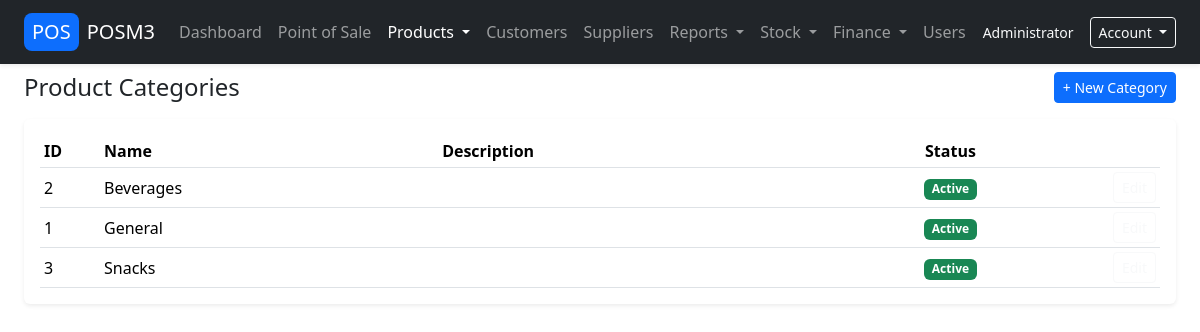
/public/product_categories_list.php (signed in), run on the app's committed database.
### tables this page shows
CREATE TABLE product_categories (
  id          INT UNSIGNED AUTO_INCREMENT PRIMARY KEY,
  name        VARCHAR(100) NOT NULL,
  description VARCHAR(255) NULL,
  is_active   TINYINT(1) NOT NULL DEFAULT 1,
  UNIQUE KEY uq_product_categories_name (name)
);

### public/product_categories_list.php (the view, shortened to what this page needs)
<?php
$pdo = db();
$stmt = $pdo->query("
    SELECT
        id,
        name,
        description,
        is_active
    FROM product_categories
    ORDER BY name ASC
");
$categories = $stmt->fetchAll();
require_once __DIR__ . '/../templates/header.php';
?>
<div class="row gy-3">
    <div class="col-12 d-flex justify-content-between align-items-center">
        <h4 class="mb-0">Product Categories</h4>
        <a href="/POSM3/public/product_category_edit.php" class="btn btn-sm btn-primary">
            + New Category
        </a>
    </div>
    <div class="col-12">
        <div class="card bg-white border-0 shadow-sm">
            <div class="card-body">
                <?php if (empty($categories)): ?>
                    <p class="text-muted mb-0">No categories found. Click "New Category" to add one.</p>
                <?php else: ?>
                    <div class="table-responsive">
                        <table class="table table-white table-sm align-middle mb-0">
                            <thead>
                            <tr>
                                <th style="width: 60px;">ID</th>
                                <th>Name</th>
                                <th>Description</th>
                                <th class="text-center">Status</th>
                                <th style="width: 90px;"></th>
                            </tr>
                            </thead>
                            <tbody>
                            <?php foreach ($categories as $cat): ?>
                                <tr>
                                    <td><?= (int)$cat['id'] ?></td>
                                    <td><?= htmlspecialchars($cat['name'], ENT_QUOTES, 'UTF-8') ?></td>
                                    <td><?= htmlspecialchars($cat['description'] ?? '', ENT_QUOTES, 'UTF-8') ?></td>
                                    <td class="text-center">
                                        <?php if ((int)$cat['is_active'] === 1): ?>
                                            <span class="badge bg-success">Active</span>
                                        <?php else: ?>
                                            <span class="badge bg-secondary">Inactive</span>
                                        <?php endif; ?>
                                    </td>
                                    <td class="text-end">
                                        <a href="/POSM3/public/product_category_edit.php?id=<?= (int)$cat['id'] ?>"
                                           class="btn btn-sm btn-outline-light">
                                        </a>
                                    </td>
                                </tr>
                            <?php endforeach; ?>
                            </tbody>
                        </table>
                    </div>
                <?php endif; ?>
            </div>
        </div>
    </div>
</div>
<?php require_once __DIR__ . '/../templates/footer.php'; ?>

### data on the page
product_categories: id "2", name "Beverages", is_active "Active"
product_categories: id "1", name "General", is_active "Active"
product_categories: id "3", name "Snacks", is_active "Active"

### other printed values
__('nav.dashboard', 'Dashboard') "Dashboard"
__('nav.pos', 'Point of Sale') "Point of Sale"
__('nav.products', 'Products') "Products"
__('nav.customers', 'Customers') "Customers"
__('nav.suppliers', 'Suppliers') "Suppliers"
__('nav.reports', 'Reports') "Reports"
__('nav.stock', 'Stock') "Stock"
__('nav.finance', 'Finance') "Finance"
__('nav.users', 'Users') "Users"
$user['full_name'] "Administrator"
